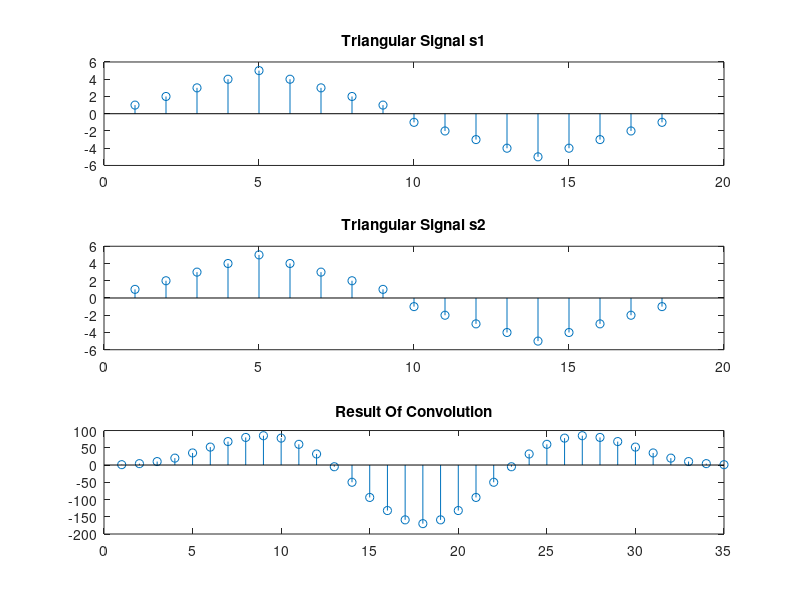

Reproduce this figure in MATLAB.
clc;
close all;
clear;

s1 = [1 2 3 4 5 4 3 2 1 -1 -2 -3 -4 -5 -4 -3 -2 -1];

s2 = s1;

y1 = zeros(1,length(s1)+length(s2)-1);

for i = 1:length(s1)
    for j = 1:length(s2)
        y1(i+j-1) = y1(i+j-1) + s1(i)*s2(j);
    end
end

subplot(3,1,1);
stem(s1);
title("Triangular Signal s1");

subplot(3,1,2);
stem(s2);
title("Triangular Signal s2");

subplot(3,1,3);
stem(y1);
title("Result Of Convolution");
